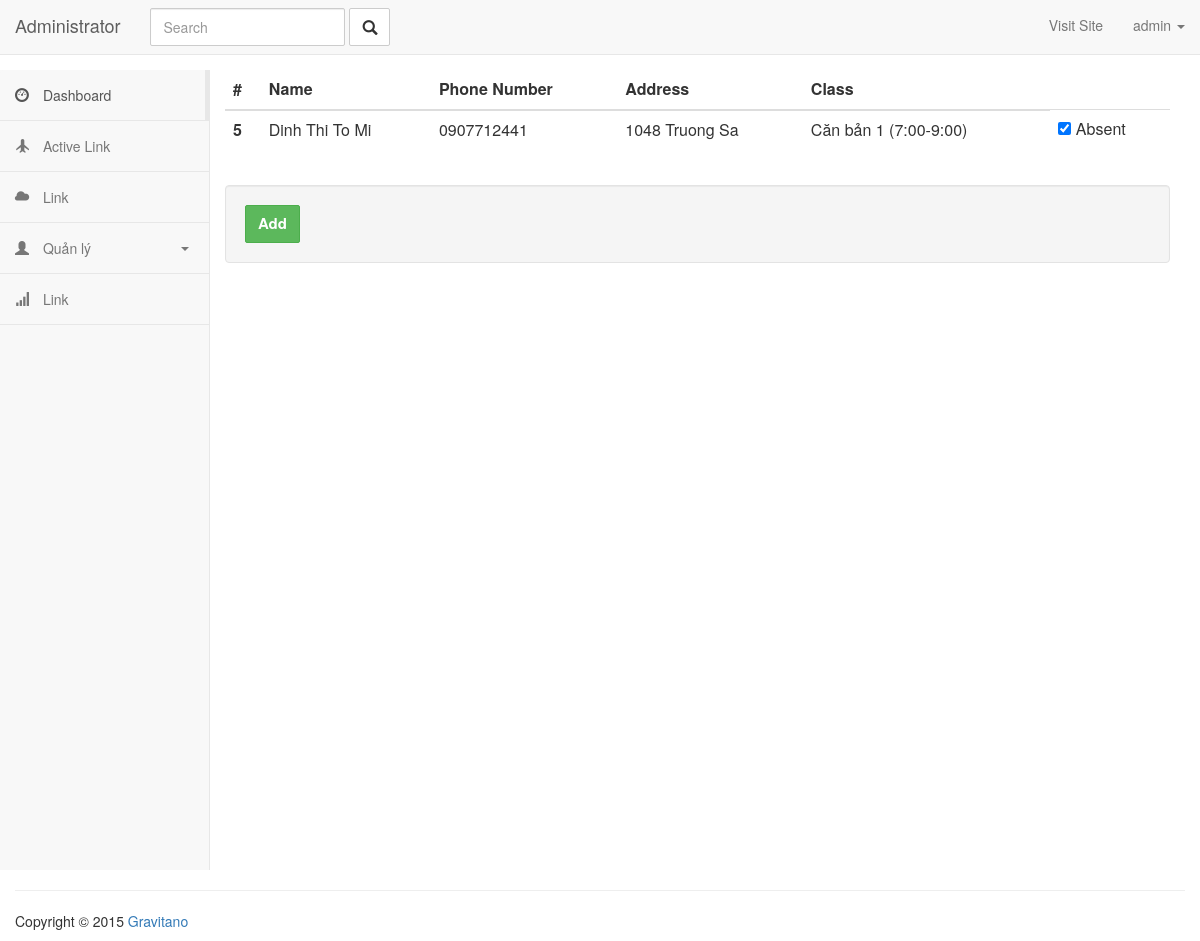
The app's page /admin/newattendance/1 (signed in), older data.
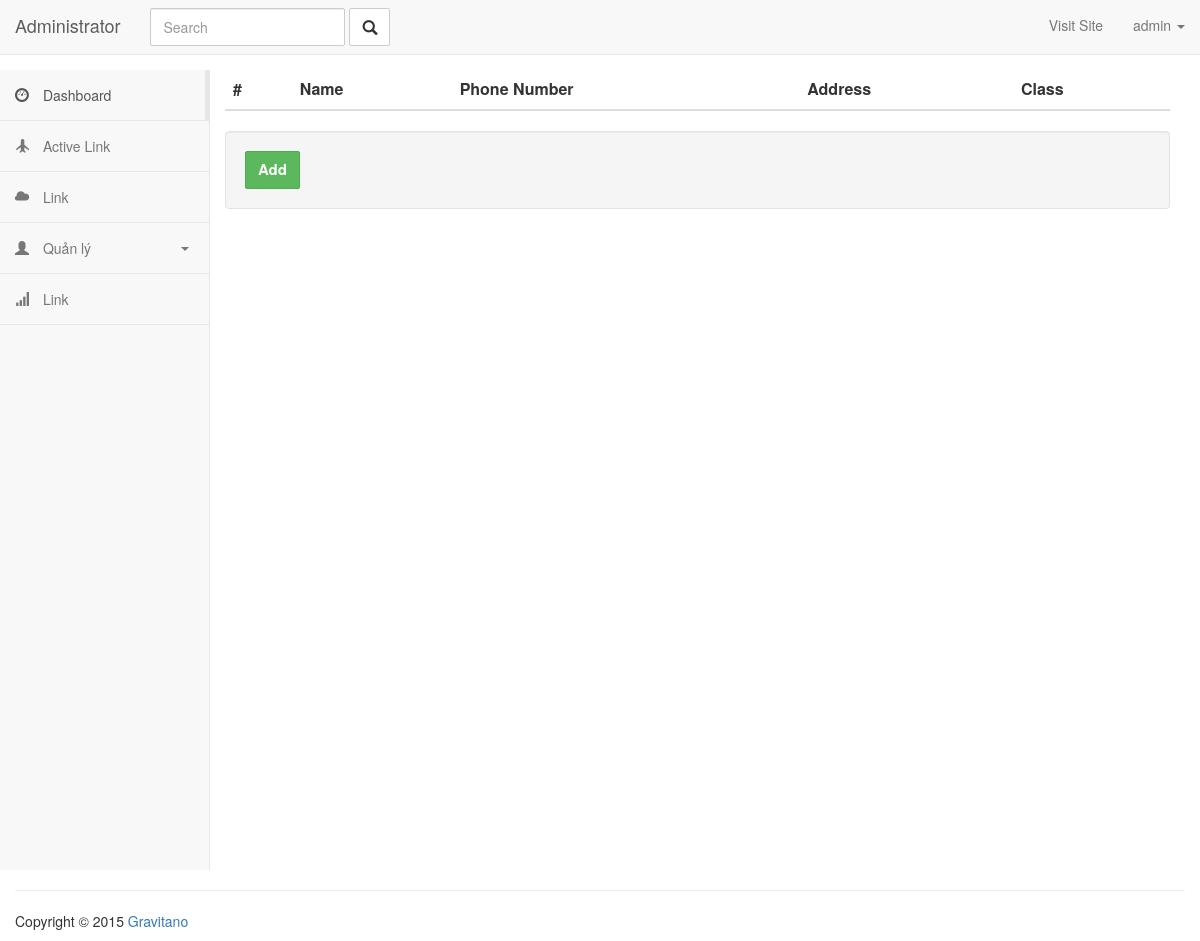
The same page, newer data.
### app/models.py (models this page shows)
class Student(db.Model):
    __tablename__ = 'students'
    id = db.Column(db.Integer, primary_key=True)
    name = db.Column(db.String(64))
    phone_number = db.Column(db.String(64))
    address = db.Column(db.String(128))
    subject_id = db.Column(db.Integer, db.ForeignKey('subjects.id'))
    attendances = db.relationship('Attendance', backref='student', lazy='dynamic')

class Subject(db.Model):
    __tablename__ = 'subjects'
    id = db.Column(db.Integer, primary_key=True)
    name = db.Column(db.String(64), unique=True)
    belong_to = db.Column(db.Integer, db.ForeignKey('users.id'))
    students = db.relationship('Student', backref='subject', lazy='dynamic')
    attendances = db.relationship('Attendance', backref='subject', lazy='dynamic')

### app/main/views.py (the view, shortened to what this page needs)
@main.route('/admin/newattendance/<int:id>', methods=['GET', 'POST'])
@login_required
def newAttendanceQuery(id):
    students = Student.query.filter_by(subject_id=id).all()
    current_subject = Subject.query.get(id)
    form = AttendanceForm()
    return render_template('admin/attendanceform.html', form=form, students=students)

### app/main/forms.py
class AttendanceForm(FlaskForm):
    submit = SubmitField('Add')

### app/models.py (called while the page is built)
@login_manager.user_loader
def load_user(user_id):
    return User.query.get(int(user_id))

### app/templates/admin/attendanceform.html (shortened to what this page needs)
{% extends 'admin/admin_base.html' %}
{% block content %}
<div class="col-md-10">
    <table class="table">
        <thead class="thead-dark">
        <tr>
            <th scope="col">#</th>
            <th scope="col">Name</th>
            <th scope="col">Phone Number</th>
            <th scope="col">Address</th>
            <th scope="col">Class</th>
        </tr>
        </thead>
        <tbody>
        {% for student in students %}
        <tr>
            <th scope="row">{{student.id}}</th>
            <td>{{student.name}}</td>
            <td>{{student.phone_number}}</td>
            <td>{{ student.address }}</td>
            <td>{{ student.subject.name }}</td>
            <td>
                <form method="post">
                <input name="{{ student.id }}" type="checkbox" checked data-toggle="toggle"> Absent
                </form>
            </td>
        </tr>
        {% endfor %}
        </tbody>
    </table>
    <form class="well form-horizontal" action=" " method="post"  id="contact_form">
        {{ form.submit(class="btn btn-success") }}
    </form>
</div>
{% endblock %}

Row changes from the older to the newer data that the page shows:
no longer on this page (row edited): Student: id "5", name "Dinh Thi To Mi", phone_number "0907712441", address "1048 Truong Sa", subject.name "Căn bản 1 (7:00-9:00)"
